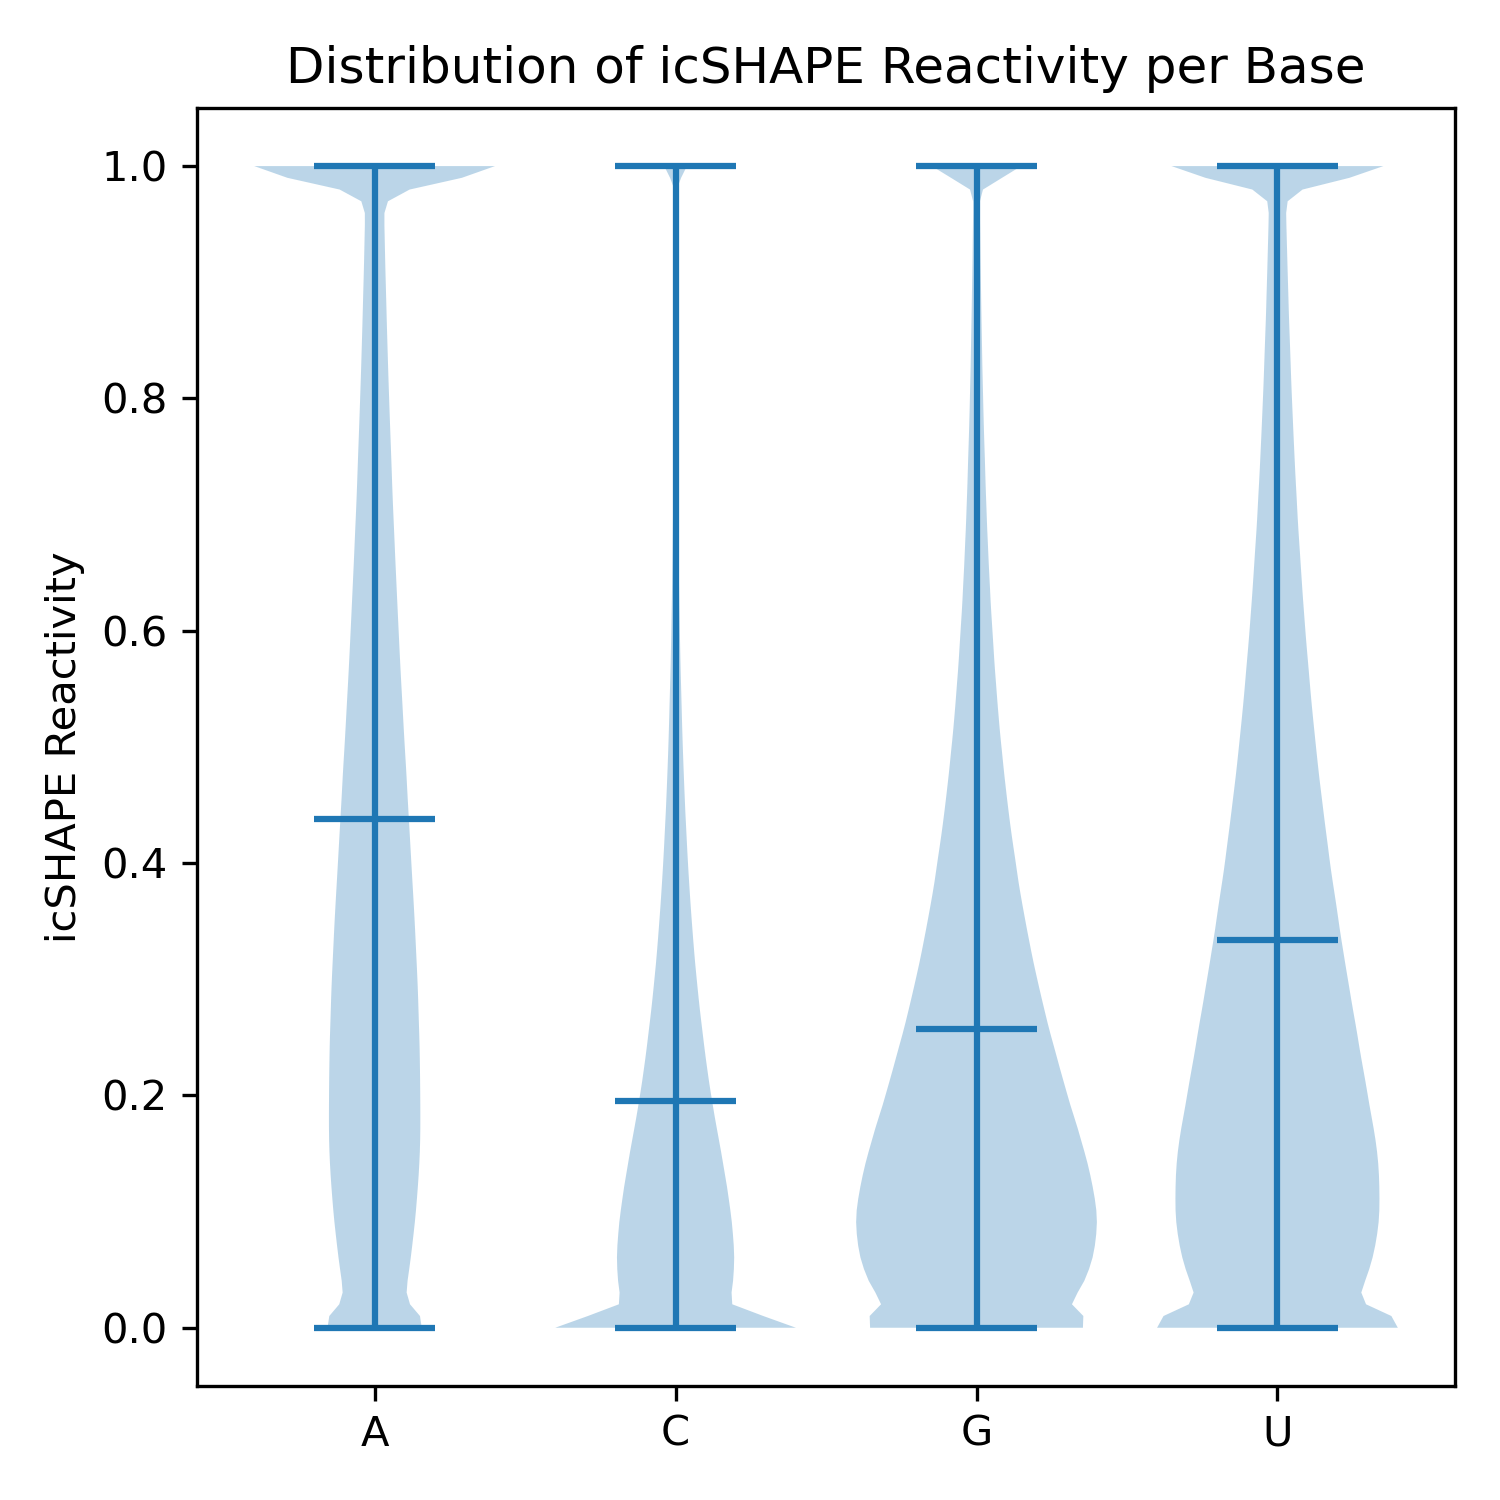

The script that drew this image:
import pandas as pd
import matplotlib.pyplot as plt
import orjson
import sys

dataset_csv = sys.argv[1]
output_plot = sys.argv[2]

dataset = pd.read_csv(dataset_csv)
reactivity = {"A": list(), "C": list(), "G": list(), "U": list()}

for seq, rt in zip(dataset["Sequence"], dataset["RT"]):
    rt = orjson.loads(rt)
    seq = list(seq)
    for s, r in zip(seq, rt):
        if s in reactivity:
            reactivity[s].append(r)

plt.figure(figsize=(5, 5), dpi=300)
plt.violinplot(list(reactivity.values()), positions=list(range(len(reactivity))), widths=0.8, showmeans=True)
plt.xticks(range(len(reactivity)), list(reactivity.keys()))
plt.ylabel("icSHAPE Reactivity")
plt.title("Distribution of icSHAPE Reactivity per Base")
plt.tight_layout()
plt.savefig(output_plot)
